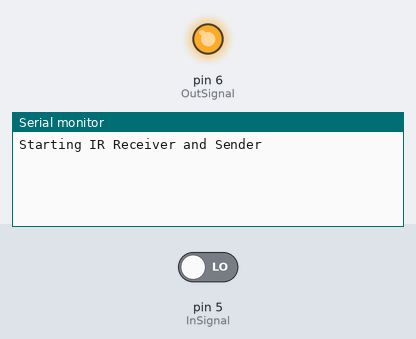
The sketch below on a simulated Arduino Uno, built with avr-gcc and run on an emulated ATmega328P. Parts: output pins drawn as LEDs (lit = HIGH), the last lines printed to the serial monitor. Inputs (shaded band) come from the test bench; at power-on: pin 5 (InSignal) LOW.

Above: at 1.2 s.
1.3 s: pin 5 (InSignal) driven HIGH
At 2.2 s:
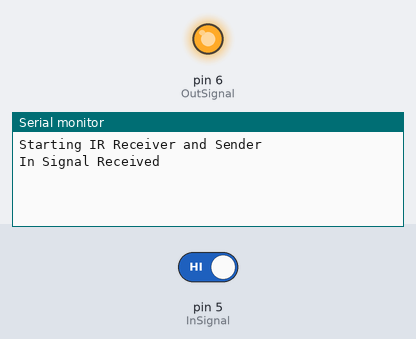
At 4.7 s:
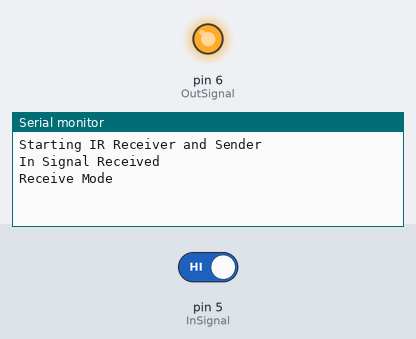

Measured:
- after the input at 1.3 s, the serial monitor: prints a new line at once (image 1)

The sketch:

IR_base.ino
```cpp
#include <IRLibDecodeBase.h>  //We need both the coding and
#include <IRLibSendBase.h>    // sending base classes
#include <IRLib_P01_NEC.h>    //Lowest numbered protocol 1st
#include <IRLib_HashRaw.h>    //We need this for IRsendRaw
#include <IRLibCombo.h>       // After all protocols, include this

// Include a receiver either this or IRLibRecvPCI or IRLibRecvLoop
#include <IRLibRecv.h>

// All of the above automatically creates a universal decoder
// class called "IRdecode" and a universal sender class "IRsend"
// containing only the protocols you want.
// Now declare instances of the decoder and the sender.
IRdecode myDecoder;
IRsend mySender; // connected to pin 3! can't be changed

#define BaseType true
#define RobotType false

int InSignal = 5;
int OutSignal = 6;

uint8_t codeProtocol =  NEC; // type of protocol: NEC is one
uint8_t codeBits = 32;  // length of code in bits

unsigned long repeatValue = 4294967295; //NEC repeat value
unsigned long startValue = 16738455; // NEC 1 value
unsigned long okValue = 16712445; // NEC OK value
unsigned long endValue = 16756815; // NEC 3 value
unsigned long endValue2 = 2166136261; // other value that shows up a lot for some reason
int currentState = 0;  //0 = Not Our Turn, 1 = Starting Turn, 2 = Waiting for Turn end;

unsigned long turn_timer = 0; // use for timeout purposes
unsigned long stage1_timelimit = 100 * 1000; // max length for listening for ok
unsigned long stage2_timelimit = 450 * 1000; // max length for listening for end


char byteIn = 'n';
unsigned long value = 10;
IRrecv myReceiver(8); //pin number for the receiver - can be any digital pin
int receive_pin = 2;
volatile boolean receive_flag = true;
void setup() {
    myReceiver.enableIRIn(); // Start the receiver
    Serial.begin(9600);
    Serial.println(F("Starting IR Receiver and Sender"));

    pinMode(InSignal, INPUT); //Incoming Signal
    digitalWrite(InSignal, LOW); //Set to low initially
    pinMode(OutSignal, OUTPUT); //Outgoing Signal
    digitalWrite(OutSignal, HIGH); //Assume its not our turn first
}

void loop() {
  if (currentState == 0) { // waiting for our turn to start
    CheckIn();
    SendOut();
    turn_timer = millis();
  }
  else if (currentState == 1) { // turn started, sending signals
    unsigned long time_start = millis();
    unsigned long wait_time = 100;
    while (millis() - time_start < wait_time) {
      BaseTransmit(startValue);
    }
    myReceiver.enableIRIn(); // Re-enable receiver
    Serial.println("Receive Mode");
    time_start = millis();
    unsigned long wait_time2 = 1000;
    while (abs(millis() - time_start) < wait_time2) {
      int rec_resp = BaseReceive(okValue);
      if (rec_resp == 1) {
        currentState = 2;
        Serial.println("Waiting for Turn Over Signal");
      }
    }
    int time_resp = timeout_check(stage1_timelimit);
    if (time_resp == 1) {
      Serial.println("Timeout, Changing State. Waiting for turn over signal.");
      currentState += 1; // change state if timeout occurs
    }
  }
  else if (currentState == 2) { // robot received signal, waiting for end turn signal
    myReceiver.enableIRIn(); // Re-enable receiver
    int rec_resp2 = BaseReceive(endValue);
//    int rec_resp3 = BaseReceive(endValue2);
    int rec_resp3 = 0;
    if (rec_resp2 == 1 || rec_resp3 == 1) {
      currentState = 0; // back to sending not our turn signal
      Serial.println("Turn Over");
      // send several messages so base can hear it
      for (int i_end = 0; i_end < 10; i_end ++) {
        BaseTransmit(okValue);
        delay(500);
      }
      Serial.println("Sent OK message");
    }
    int time_resp2 = timeout_check(stage2_timelimit + stage1_timelimit);
    if (time_resp2 == 1) {
      Serial.println("Timeout, Changing State. Waiting for next turn signal.");
      currentState = 0;
    }
  }
}

void CheckIn() {
  if (digitalRead(InSignal) == HIGH) {
    Serial.println("In Signal Received");
    currentState = 1; // change state to our turn
  }
}

void SendOut() {
  digitalWrite(OutSignal, HIGH); // send output to high
}

int BaseReceive(unsigned long val) {
  if (myReceiver.getResults()) {
    Serial.print("IR Signal Received"); Serial.print("\t");
    receive_flag = true;
    myDecoder.decode();
    Serial.println(myDecoder.value);
    if (myDecoder.value == val) {
      Serial.println("Received expected message");
      if (myDecoder.value == okValue) {
        Serial.println("OK Value Received");
      }
      else if (myDecoder.value == startValue) {
        Serial.println("Start Value Received");
      }
      else if (myDecoder.value == endValue) {
        Serial.println("End Value Received");
      }
      return 1;
    }
  }
  else {
    myReceiver.enableIRIn(); // Re-enable receiver
    return 0;
  }
}

void BaseTransmit(unsigned long val) {
  for (int it = 0; it < 10; it++) {
//    Serial.print("Value Sent: "); Serial.println(val);
    mySender.send(codeProtocol,val,codeBits);
    delay(200);
  }
}

int timeout_check(unsigned long timelimit) {
  if (abs(millis() - turn_timer) < timelimit) {
    return 0;
  }
  else {
    return 1;
  }
}
```
